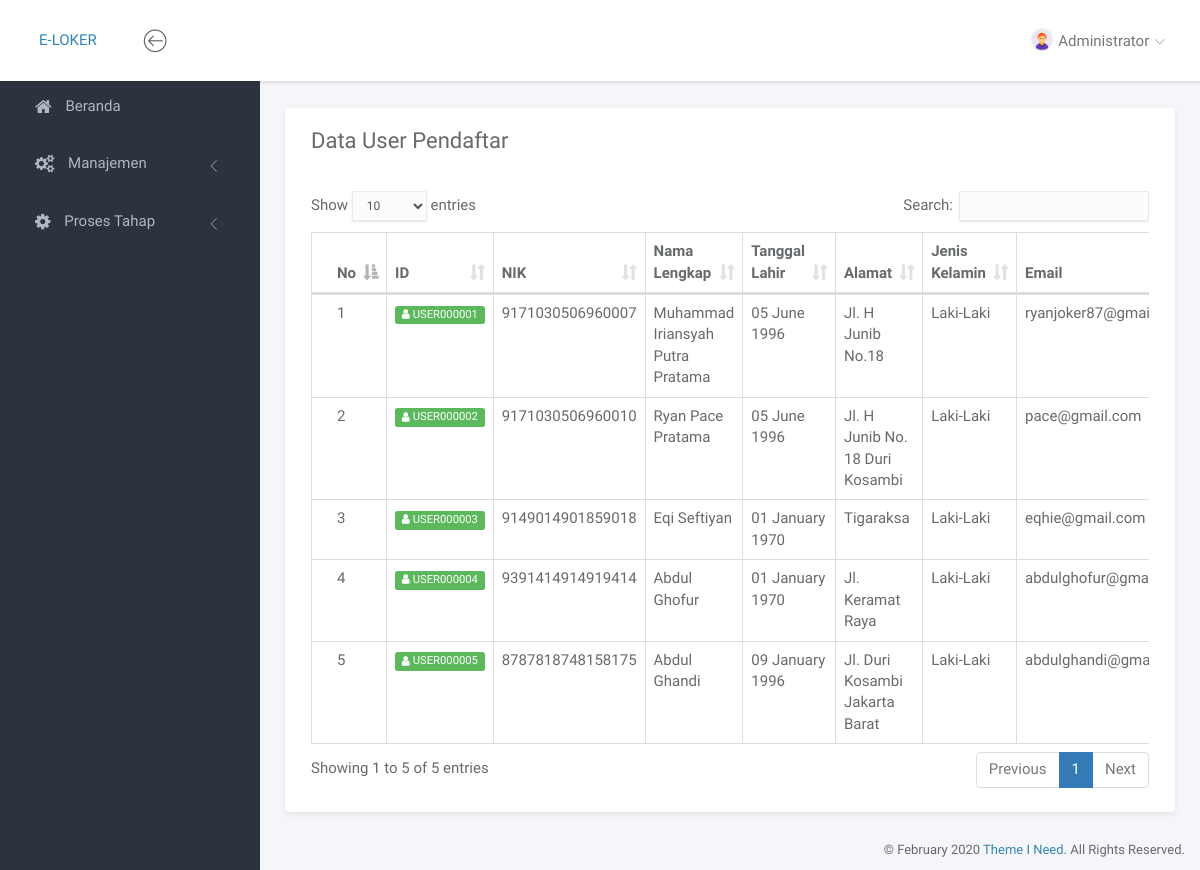
/portal/index.php?page=user (signed in), run on an earlier commit of the app's database.
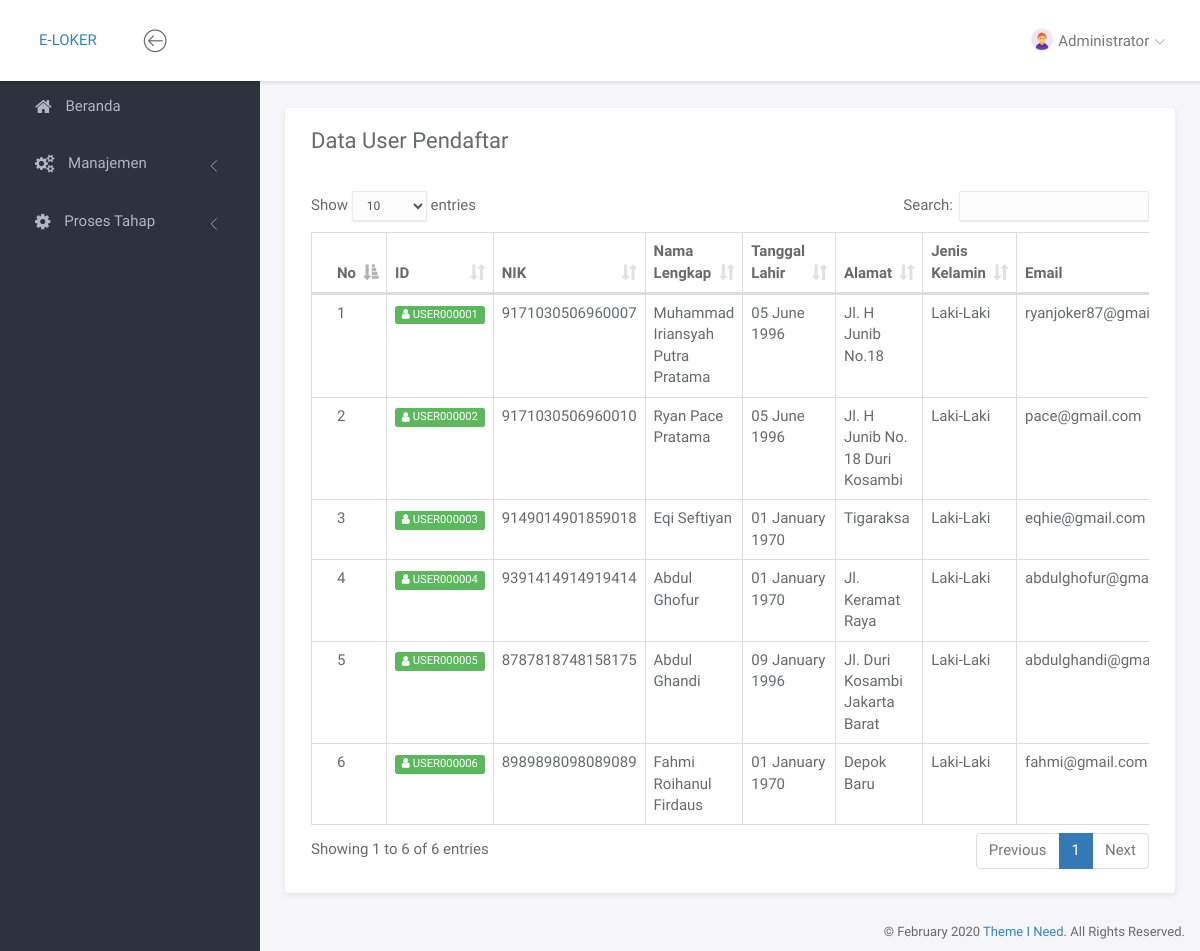
And on a later commit of the database.
### tables this page shows
CREATE TABLE `user` (
  `id` varchar(11) NOT NULL,
  `nik` varchar(16) DEFAULT NULL,
  `nama_lengkap` varchar(50) DEFAULT NULL,
  `tgl_lahir` date DEFAULT NULL,
  `alamat` text DEFAULT NULL,
  `jenis_kelamin` enum('L','P') DEFAULT NULL,
  `email` varchar(40) DEFAULT NULL,
  `no_hp` varchar(12) DEFAULT NULL,
  `password` varchar(10) DEFAULT NULL,
  `image_url` varchar(100) DEFAULT NULL,
  `login_terakhir` timestamp NULL DEFAULT NULL
);

### portal/page/admin/user/user.php (the view, shortened to what this page needs)
<div class="panel panel-headline">
    <div class="panel-heading">
        <div class="row">
            <div class="col-md-12">
                <div class="pull-left">
                    <h3 class="panel-title">Data User Pendaftar</h3>
                </div>
            </div>
        </div>
    </div>
    <div class="panel-body">
        <div class="row">
            <div class="col-md-12">
                <div class="table-responsive">
                    <table class="table table-bordered example">
                        <thead>
                            <tr>
                                <th>No</th>
                                <th>ID</th>
                                <th>NIK</th>
                                <th>Nama Lengkap</th>
                                <th>Tanggal Lahir</th>
                                <th>Alamat</th>
                                <th>Jenis Kelamin</th>
                                <th>Email</th>
                            </tr>
                        </thead>
                        <tbody>
                            <?php
                            $no = 1;
                            $q = mysqli_query($conn, "SELECT * FROM user");
                            while($data=mysqli_fetch_array($q)){ ?>
                                <tr>
                                    <td><?= $no ?></td>
                                    <td><span class="label label-success"><i class="fa fa-user"></i> <?= $data['id'] ?></span></td>
                                    <td><?= $data['nik'] !== null ? $data['nik'] : '-'  ?></td>
                                    <td><?= $data['nama_lengkap'] !== null ? $data['nama_lengkap'] : '-'  ?></td>
                                    <td><?= date('d F Y', strtotime($data['tgl_lahir'])) ?></td>
                                    <td><?= $data['alamat'] ?></td>
                                    <td><?= $data['jenis_kelamin'] !== null ? $data['jenis_kelamin'] == 'L' ? 'Laki-Laki' : 'Perempuan' : '-' ?></td>
                                    <td><?= $data['email'] !== null ? $data['email'] : '-'  ?></td>
                                </tr>
                            <?php $no++; } ?>
                        </tbody>
                    </table>
                </div>
            </div>
        </div>
    </div>
</div>

What changed in the data, as far as the page shows it:
added user: id "USER000006", nik "8989898098089089", nama_lengkap "Fahmi Roihanul Firdaus", tgl_lahir "01 January 1970", alamat "Depok Baru", jenis_kelamin "Laki-Laki", email "fahmi@gmail.com"
Also different on the page:
text written by a page script: "Show entries Search: Showing 1 to 5 of 5 entries Previous 1 Next" → "Show entries Search: Showing 1 to 6 of 6 entries Previous 1 Next"
